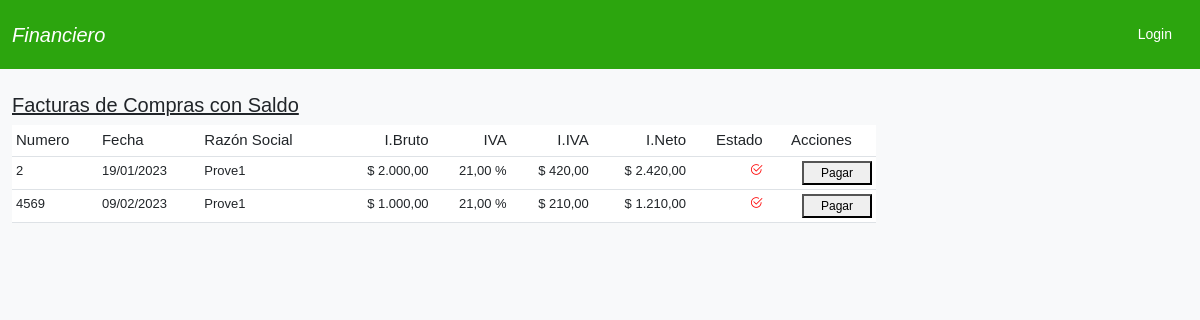
/facturas/con_saldo/, run on the app's committed database.
### comprobantes/models.py (models this page shows, shortened)
class Factura(models.Model):
    numero = models.CharField(max_length=15)
    fecha = models.DateField()
    razon_social = models.ForeignKey(Proveedores, on_delete=models.CASCADE, verbose_name='Razón Social')
    importe = models.DecimalField(max_digits=10, decimal_places=2)
    iva = models.DecimalField(max_digits=4, decimal_places=2, default=21.0, verbose_name='% IVA')
    estado = models.BooleanField(default=False)
    created = models.DateField(auto_now_add=True)
    updated = models.DateField(auto_now=True)
    @property
    def importe_iva(self):
        return self.importe * (self.iva/100)
    @property
    def importe_total(self):
        return self.importe + (self.importe * self.iva/100)

class Proveedores(models.Model):
    razon_social = models.CharField(max_length=50)
    domicilio = models.CharField(max_length=100)
    localidad = models.CharField(max_length=50)
    posicion_iva = models.CharField(max_length=50, verbose_name='Posición IVA', choices=IVA)
    cuit = models.CharField(max_length=50)
    estado = models.BooleanField(default=True)
    def __str__(self):
        return self.razon_social

### comprobantes/views.py (the view)
# urls.py: path('facturas/con_saldo/', facturas_con_saldo, name='facturas-con-saldo'), # Done
def facturas_con_saldo(request):
    facturas = Factura.objects.filter(estado=False)
    contexto = {
        'facturas':facturas,
    }
    return render(request, 'comprobantes/facturas_con_saldo.html', contexto)

### comprobantes/templates/comprobantes/facturas_con_saldo.html (shortened to what this page needs)
{% extends 'comprobantes/base.html' %}
{% block content %}
<div class="container">
    <br>
    {% if facturas %}
    <table class="table table-sm table-hover">
        <h3 style="font-size: 20px;text-decoration: underline;">Facturas de Compras con Saldo</h3>
        <thead style="background-color: bisque;">
            <th style="font-weight: 500;font-size:15px;">Numero</th>
            <th style="font-weight: 500;font-size:15px;">Fecha</th>
            <th style="font-weight: 500;font-size:15px;">Razón Social</th>
            <th style="font-weight: 500;font-size:15px;text-align: end;">I.Bruto</th>
            <th style="font-weight: 500;font-size:15px;text-align: end;">IVA</th>
            <th style="font-weight: 500;font-size:15px;text-align: end;">I.IVA</th>
            <th style="font-weight: 500;font-size:15px;text-align: end;">I.Neto</th>
            <th style="font-weight: 500;font-size:15px;text-align: end;">Estado</th>
            <th style="font-weight: 500;font-size:15px;text-align: center;">Acciones</th>
        </thead>
        <tbody>
            {% for factura in facturas %}
            <td style="font-size:13px;">{{ factura.numero }}</td>
            <td style="font-size:13px;">{{ factura.fecha|date:'d/m/Y' }}</td>
            <td style="font-size:13px;">{{ factura.razon_social }}</td>
            <td style="font-size:13px;text-align: end;">$ {{ factura.importe|floatformat:"2g"}}</td>
            <td style="font-size:13px;text-align: end;">{{ factura.iva|floatformat:"2g"}} %</td>
            <td style="font-size:13px;text-align: end;">$ {{ factura.importe_iva|floatformat:"2g"}}</td>
            <td style="font-size:13px;text-align: end;">$ {{ factura.importe_total|floatformat:"2g"}}</td>
            <td style="font-size:13px;text-align: end;"> {% if factura.estado == True %}Pagada{% else %}<span style="color: red;"><i class="bi bi-check2-circle"></i></span>{% endif %}</td>
            <td style="font-size:13px;text-align: end;">
                <a href="{% url 'recibos-factura' factura.id %}"><button style="width: 70px;font-size:12px;padding: 2px auto;">Pagar</button></a>
            </td>
       </tbody>
            {% endfor %}
    </table>
    </div>
    {% else %}
     <center><p style="color: brown; font-size: 18px;">No hay facturas impagas</p></center>
    {% endif %}
</div>
{% endblock %}

### usuarios/static/css/estilos.css (style rules this page uses)
body { font-family: Arial, Helvetica, sans-serif; background-color: rgb(248, 249, 250); }

### comprobantes/templates/comprobantes/base.html (style rules this page uses)
body { font-family: Arial, Helvetica, sans-serif; }

### data on the page
Factura: numero "2", fecha "19/01/2023", razon_social "Prove1", importe "2.000,00", iva "21,00", importe_iva "420,00", importe_total "2.420,00", estado False (drawn)
Factura: numero "4569", fecha "09/02/2023", razon_social "Prove1", importe "1.000,00", iva "21,00", importe_iva "210,00", importe_total "1.210,00", estado False (drawn)
